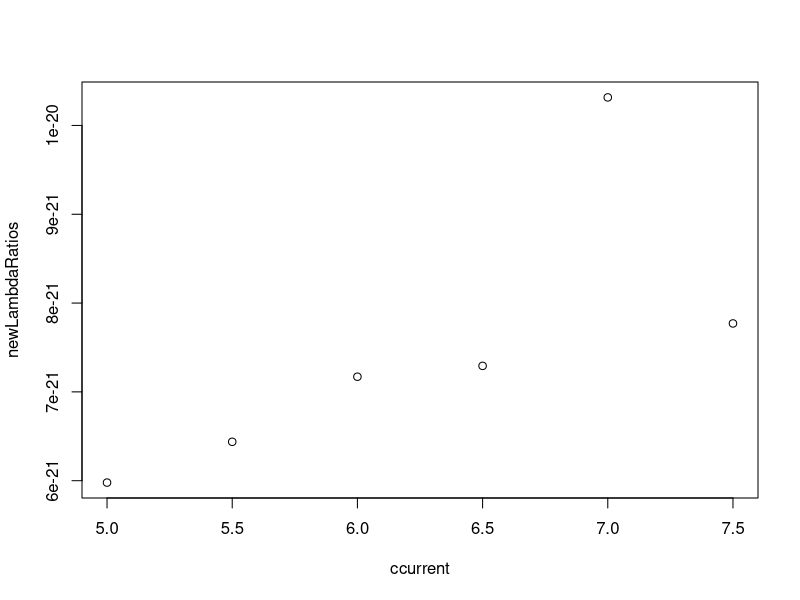
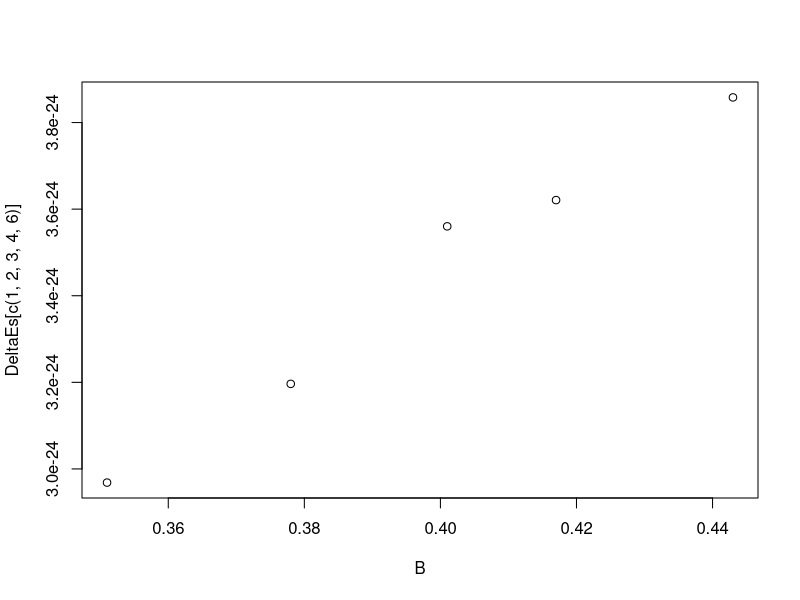
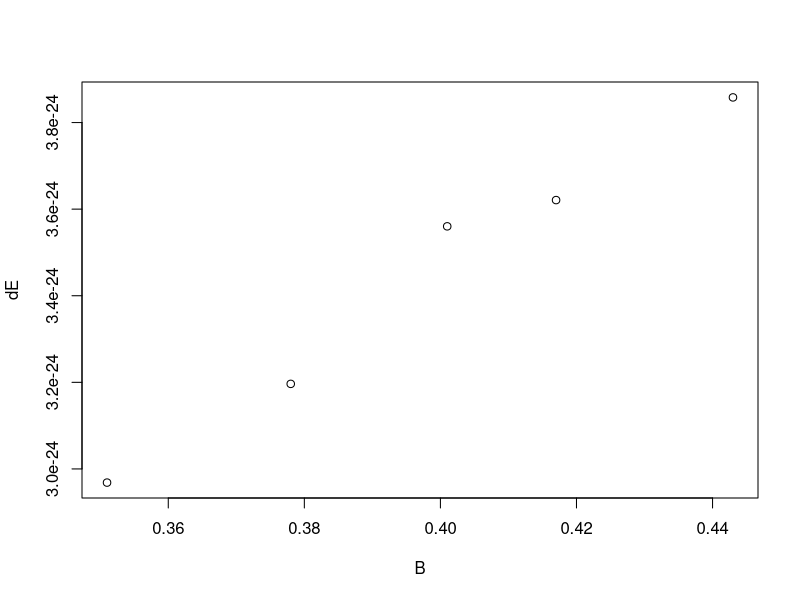

The R source for these figures, in order:
DLAMBDA = c(52.75, 50, 44.35, 54.61, 50.24, 47.89, 55.28, 49.1, 41.65, 40.74, 46.18, 54.16)
dlambda = c(8.01, 10, 7.48, 11.48, 13.26, 7.57, 11.33, 11.01, 13.62, 11.41, 10.46, 12.5)
current = c(5, 5, 5.5, 5.5, 6, 6, 6.5, 6.5, 7, 7, 7.5, 7.5)

lambda = 0.02e-9      # Longitud de onda de la linea roja del cadmio
dlambdaConstant = (lambda^2) / ( (2 * 4.04e-3) * sqrt( (1.4567)^2 - lambda) )


lambdaRatio <- function(D, d){
  return(d * dlambdaConstant / D)
}

lambdaRatios = unlist(lapply(1:12, function(i) {lambdaRatio(DLAMBDA[i], dlambda[i])}))

newLambdaRatios = unlist(lapply( ((1:6)*2 - 1), function(i) mean(c(lambdaRatios[i], lambdaRatios[i + 1]))))
ccurrent = c(5, 5.5, 6, 6.5, 7, 7.5)
plot(ccurrent, newLambdaRatios)


hc = 1.986e-25
mb = 9.27e-24

DeltaE = function(DL){
  return(hc * DL / lambda^2)
}

DeltaEs = unlist(lapply(newLambdaRatios, DeltaE))

B = c(351e-3, 378e-3, 401e-3, 417e-3, 443e-3)

plot(B, DeltaEs[c(1, 2, 3, 4, 6)])


dat = data.frame(list(B, DeltaEs[c(1, 2, 3, 4, 6)]))
colnames(dat) = c("B", "dE")


plot(dat)
lm(dE ~ B, dat)


1 - 9.922e-24 / mb
